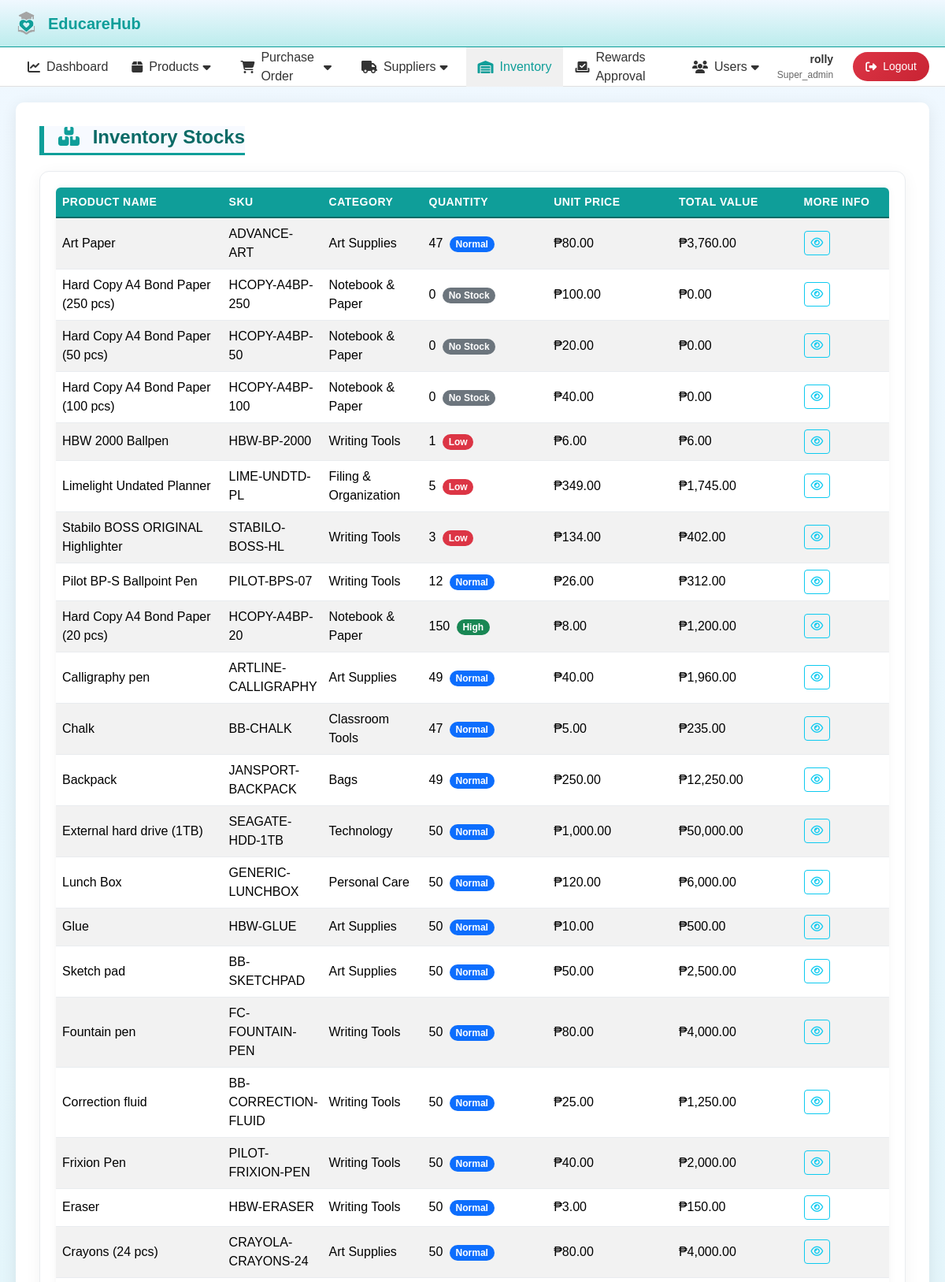
The app's page /inventory.php (signed in, upper part) with its own data.
### tables this page shows
CREATE TABLE `stocks` (
  `stocks_id` int(11) NOT NULL,
  `product_id` int(11) NOT NULL,
  `created_by` int(11) NOT NULL,
  `quantity` int(11) NOT NULL,
  `created_at` datetime DEFAULT current_timestamp(),
  `updated_at` datetime DEFAULT current_timestamp() ON UPDATE current_timestamp()
);

CREATE TABLE `products` (
  `product_id` int(11) NOT NULL,
  `product_name` varchar(225) NOT NULL,
  `description` text NOT NULL,
  `img` varchar(225) NOT NULL,
  `supplier` varchar(225) NOT NULL,
  `price` decimal(10,2) NOT NULL DEFAULT 0.00,
  `created_by` int(11) NOT NULL,
  `created_at` datetime DEFAULT current_timestamp(),
  `updated_at` datetime DEFAULT current_timestamp() ON UPDATE current_timestamp(),
  `points` int(11) DEFAULT 0,
  `category` varchar(100) DEFAULT NULL,
  `sku` varchar(50) DEFAULT NULL
);

### inventory.php (the view, shortened to what this page needs)
<?php
$db = mysqli_connect('localhost', 'root', '', 'educarehub');
$query = "SELECT
            s.stocks_id,
            s.product_id,
            p.product_name,
            p.sku,
            p.category,
            p.price,
            p.supplier as supplier_name,
            s.quantity,
            s.created_at,
            s.updated_at,
            COALESCE(a.fullname, 'Unknown Admin') AS created_by
          FROM stocks s
          JOIN products p ON s.product_id = p.product_id
          LEFT JOIN admins a ON s.created_by = a.admin_id
          ORDER BY s.updated_at DESC";
$results = mysqli_query($db, $query);
?>
<!DOCTYPE html>
<html lang="en">
<head>
  <link rel="stylesheet" href="css/style.css?v=4">
  <link href="https://cdn.jsdelivr.net/npm/bootstrap@5.3.3/dist/css/bootstrap.min.css" rel="stylesheet">
  <link rel="stylesheet" href="https://cdn.datatables.net/2.0.8/css/dataTables.bootstrap5.min.css">
  <link rel="stylesheet" href="https://cdn.datatables.net/buttons/3.0.2/css/buttons.bootstrap5.min.css"/>
</head>
<body class="body">
  <div class="dashboard_main_container">
    <?php include_once('partials/app_topNav.php'); ?>
    <?php include_once('partials/app_horizontal_nav.php'); ?>
    <div class="dashboard_content">
      <div class="dashboard_content_main">
        <div class="column column-12">
          <h2 class="section_header"><i class="fa fa-boxes-stacked"></i> Inventory Stocks</h2>
          <div class="section_content">
            <div class="users">
              <div class="table-container">
                <table id="inventoryTable" class="table table-striped table-themed" style="width:100%; table-layout: fixed;">
                  <thead>
                    <tr>
                      <th style="width: 20%;">Product Name</th>
                      <th style="width: 12%;">SKU</th>
                      <th style="width: 12%;">Category</th>
                      <th style="width: 15%;">Quantity</th>
                      <th style="width: 15%;">Unit Price</th>
                      <th style="width: 15%;">Total Value</th>
                      <th style="width: 11%;">More Info</th>
                    </tr>
                  </thead>
                  <tbody>
                    <?php while ($row = mysqli_fetch_assoc($results)) : ?>
                      <tr>
                        <td><?= htmlspecialchars($row['product_name']) ?></td>
                        <td><?= htmlspecialchars($row['sku']) ?></td>
                        <td><?= htmlspecialchars($row['category']) ?></td>
                        <td>
                          <?php
                            $qty = (int)$row['quantity'];
                            $status_class = $qty == 0 ? 'status-stock-none' : ($qty <= 5 ? 'status-stock-low' : ($qty >= 100 ? 'status-stock-high' : 'status-stock-normal'));
                            $status_text = $qty == 0 ? 'No Stock' : ($qty <= 5 ? 'Low' : ($qty >= 100 ? 'High' : 'Normal'));
                          ?>
                          <?= htmlspecialchars($qty) ?>
                          <span class="badge rounded-pill <?= $status_class ?> ms-1"><?= $status_text ?></span>
                        </td>
                        <td>₱<?= htmlspecialchars(number_format($row['price'], 2)) ?></td>
                        <td>₱<?= htmlspecialchars(number_format($row['quantity'] * $row['price'], 2)) ?></td>
                        <td>
                            <button class="btn btn-sm btn-outline-info toggle-info-btn"
                                    data-product-name="<?= htmlspecialchars($row['product_name']); ?>"
                                    data-supplier-name="<?= htmlspecialchars($row['supplier_name'] ?? 'N/A'); ?>"
                                    data-created-by="<?= htmlspecialchars($row['created_by']); ?>"
                                    data-created-at="<?= htmlspecialchars($row['created_at']); ?>"
                                    data-updated-at="<?= htmlspecialchars($row['updated_at']); ?>">
                                <i class="fa fa-eye"></i>
                            </button>
                        </td>
                      </tr>
                    <?php endwhile; ?>
                  </tbody>
                </table>
              </div>
            </div>
          </div>
        </div>
      </div>
    </div>
  </div>
</body>
</html>

### css/style.css (style rules this page uses)
.dashboard_main_container { min-height: 100vh; }
.body { background: linear-gradient(0deg, rgba(34, 193, 195, 0.3) 0%, rgba(240, 248, 255, 1) 100%); font-family: 'Poppins', sans-serif; margin: 0; padding: 0; }
.dashboard_content { padding: 20px; flex-grow: 1; }
.dashboard_content_main { background-color: #ffffff; padding: 30px; border-radius: 10px; box-shadow: 0 4px 20px rgba(0, 0, 0, 0.08); margin-bottom: 30px; min-height: auto; height: auto; }
.section_header { font-size: 24px; color: #333; margin-bottom: 25px; text-align: center; border-bottom: 2px solid #eee; padding-bottom: 15px; font-weight: 600; color: #0F9E99; border-left: none; }
.section_header i { margin-right: 10px; color: #0F9E99; }
.column { width: 100%; }
.section_content { padding: 20px; background-color: #fff; border-radius: 8px; box-shadow: 0 2px 10px rgba(0,0,0,0.05); overflow-x: auto; }
table { width: 100%; border-collapse: collapse; min-width: 1000px; background-color: #fff; box-shadow: 0 0 10px rgba(0, 0, 0, 0.05); border-radius: 6px; overflow: hidden; font-family: 'Poppins', sans-serif; }
table thead th { background-color: #0F9E99; color: #ffffff; font-weight: 600; text-transform: uppercase; letter-spacing: 0.5px; font-size: 14px; padding: 15px 12px; }
table tbody tr { border-bottom: 1px solid #e9ecef; }
table tbody tr:nth-child(even) { background-color: #f8f9fa; }
table td { padding: 15px 12px; vertical-align: middle; }
.table thead th, table.dataTable thead th { position: relative; }
.section_header { border-left: 6px solid #0F9E99; background: #f7faff; padding-left: 18px; }
.section_header { color: #0A6A66; font-weight: 700; padding-bottom: 5px; border-bottom: 3px solid #0F9E99; margin-bottom: 20px; display: inline-block; }
.section_content { background: #fff; padding: 20px; border-radius: 12px; box-shadow: 0 4px 20px rgba(0, 0, 0, 0.05); border: 1px solid #e9ecef; }
#ordersTable thead th, #productsTable thead th, #suppliersTable thead th, #adminsTable thead th, #inventoryTable thead th, #myTable thead th, table.dataTable thead th { background-color: #0F9E99 !important; color: white !important; font-weight: 600; text-transform: uppercase; letter-spacing: 0.5px; border-bottom: 2px solid #0A6A66; }
#ordersTable tbody tr, #productsTable tbody tr, #suppliersTable tbody tr, #adminsTable tbody tr, #inventoryTable tbody tr, #myTable tbody tr, table.dataTable tbody tr { transition: background-color 0.2s ease, box-shadow 0.2s ease; }
#ordersTable tbody tr:nth-child(even), #productsTable tbody tr:nth-child(even), #suppliersTable tbody tr:nth-child(even), #adminsTable tbody tr:nth-child(even), #inventoryTable tbody tr:nth-child(even), #myTable tbody tr:nth-child(even), table.dataTable tbody tr.even { background-color: #f8f9fa; }
.status-stock-high { background-color: #d1e7dd; color: #0f5132; }
.status-stock-normal { background-color: #e2e3e5; color: #41464b; }
.status-stock-low { background-color: #fff3cd; color: #664d03; }
.status-stock-none { background-color: #f8d7da; color: #842029; }

### inventory.php (style rules this page uses)
#inventoryTable thead th { background-color: #0F9E99; color: #fff; border-bottom: 2px solid #0d8a86; font-weight: 600; }
.badge.status-stock-none { background-color: #6c757d; color: white; }
.badge.status-stock-low { background-color: #dc3545; color: white; }
.badge.status-stock-normal { background-color: #0d6efd; color: white; }
.badge.status-stock-high { background-color: #198754; color: white; }

### records on screen
stocks: product.product_name "Art Paper", product.sku "ADVANCE-ART", product.category "Art Supplies", quantity "47", quantity "Normal", product.price "80.00", $row['quantity']*$row['price'] "3,760.00"
stocks: product.product_name "Hard Copy A4 Bond Paper (250 pcs)", product.sku "HCOPY-A4BP-250", product.category "Notebook & Paper", quantity "0", quantity "No Stock", product.price "100.00", $row['quantity']*$row['price'] "0.00"
stocks: product.product_name "Hard Copy A4 Bond Paper (50 pcs)", product.sku "HCOPY-A4BP-50", product.category "Notebook & Paper", quantity "0", quantity "No Stock", product.price "20.00", $row['quantity']*$row['price'] "0.00"
stocks: product.product_name "Hard Copy A4 Bond Paper (100 pcs)", product.sku "HCOPY-A4BP-100", product.category "Notebook & Paper", quantity "0", quantity "No Stock", product.price "40.00", $row['quantity']*$row['price'] "0.00"
stocks: product.product_name "HBW 2000 Ballpen", product.sku "HBW-BP-2000", product.category "Writing Tools", quantity "1", quantity "Low", product.price "6.00", $row['quantity']*$row['price'] "6.00"
stocks: product.product_name "Limelight Undated Planner", product.sku "LIME-UNDTD-PL", product.category "Filing & Organization", quantity "5", quantity "Low", product.price "349.00", $row['quantity']*$row['price'] "1,745.00"
stocks: product.product_name "Stabilo BOSS ORIGINAL Highlighter", product.sku "STABILO-BOSS-HL", product.category "Writing Tools", quantity "3", quantity "Low", product.price "134.00", $row['quantity']*$row['price'] "402.00"
stocks: product.product_name "Pilot BP-S Ballpoint Pen", product.sku "PILOT-BPS-07", product.category "Writing Tools", quantity "12", quantity "Normal", product.price "26.00", $row['quantity']*$row['price'] "312.00"
stocks: product.product_name "Hard Copy A4 Bond Paper (20 pcs)", product.sku "HCOPY-A4BP-20", product.category "Notebook & Paper", quantity "150", quantity "High", product.price "8.00", $row['quantity']*$row['price'] "1,200.00"
stocks: product.product_name "Calligraphy pen", product.sku "ARTLINE-CALLIGRAPHY", product.category "Art Supplies", quantity "49", quantity "Normal", product.price "40.00", $row['quantity']*$row['price'] "1,960.00"
stocks: product.product_name "Chalk", product.sku "BB-CHALK", product.category "Classroom Tools", quantity "47", quantity "Normal", product.price "5.00", $row['quantity']*$row['price'] "235.00"
stocks: product.product_name "Backpack", product.sku "JANSPORT-BACKPACK", product.category "Bags", quantity "49", quantity "Normal", product.price "250.00", $row['quantity']*$row['price'] "12,250.00"
stocks: product.product_name "External hard drive (1TB)", product.sku "SEAGATE-HDD-1TB", product.category "Technology", quantity "50", quantity "Normal", product.price "1,000.00", $row['quantity']*$row['price'] "50,000.00"
stocks: product.product_name "Lunch Box", product.sku "GENERIC-LUNCHBOX", product.category "Personal Care", quantity "50", quantity "Normal", product.price "120.00", $row['quantity']*$row['price'] "6,000.00"
stocks: product.product_name "Glue", product.sku "HBW-GLUE", product.category "Art Supplies", quantity "50", quantity "Normal", product.price "10.00", $row['quantity']*$row['price'] "500.00"
stocks: product.product_name "Sketch pad", product.sku "BB-SKETCHPAD", product.category "Art Supplies", quantity "50", quantity "Normal", product.price "50.00", $row['quantity']*$row['price'] "2,500.00"
stocks: product.product_name "Fountain pen", product.sku "FC-FOUNTAIN-PEN", product.category "Writing Tools", quantity "50", quantity "Normal", product.price "80.00", $row['quantity']*$row['price'] "4,000.00"
stocks: product.product_name "Correction fluid", product.sku "BB-CORRECTION-FLUID", product.category "Writing Tools", quantity "50", quantity "Normal", product.price "25.00", $row['quantity']*$row['price'] "1,250.00"
stocks: product.product_name "Frixion Pen", product.sku "PILOT-FRIXION-PEN", product.category "Writing Tools", quantity "50", quantity "Normal", product.price "40.00", $row['quantity']*$row['price'] "2,000.00"
stocks: product.product_name "Eraser", product.sku "HBW-ERASER", product.category "Writing Tools", quantity "50", quantity "Normal", product.price "3.00", $row['quantity']*$row['price'] "150.00"
stocks: product.product_name "Crayons (24 pcs)", product.sku "CRAYOLA-CRAYONS-24", product.category "Art Supplies", quantity "50", quantity "Normal", product.price "80.00", $row['quantity']*$row['price'] "4,000.00"

### other values on screen
$_SESSION['admins']['fullname'] "rolly"
$_SESSION['admins']['role'] "Super_admin"
